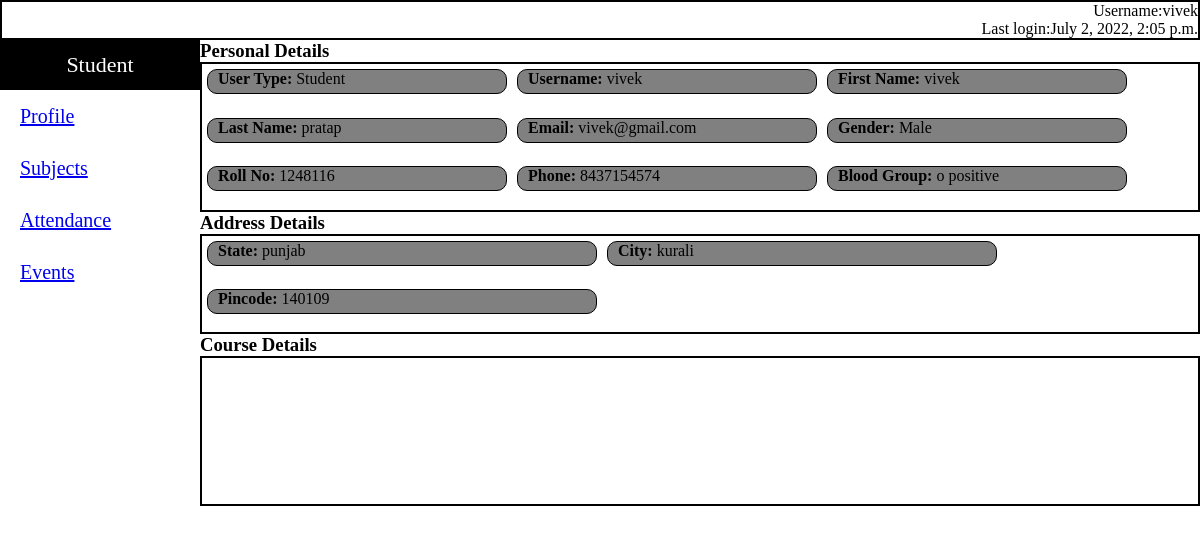
Before: /studentpath/details/1/ with the older database file.
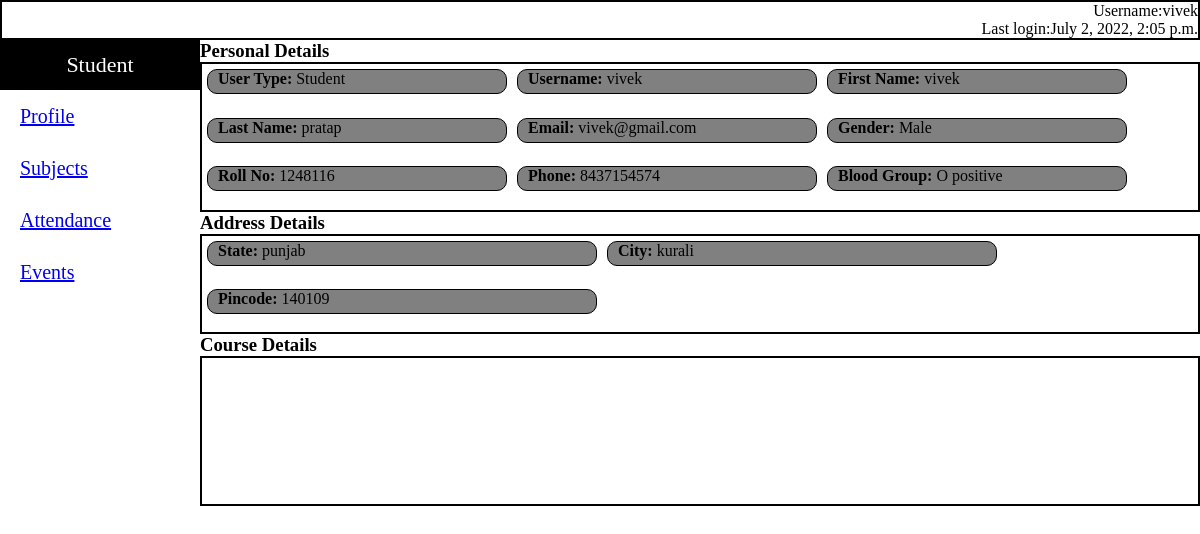
After: the same page with the newer database file.
### Student/models.py (models this page shows, shortened)
class Student(models.Model):
    user_type=models.OneToOneField(Customuser, on_delete=models.CASCADE, related_name='student')
    gender_choices = (
        ('Male', 'Male'),
        ('Female', 'Female'),
        ('Other','Other')
    )
    gender = models.CharField(max_length=6, choices=gender_choices)
    role_number=models.IntegerField()
    phone=models.IntegerField()
    blood_group=models.CharField(max_length=20)

### authenticate/models.py (models this page shows, shortened)
class Customuser(models.Model):
    user = models.OneToOneField(User, on_delete=models.CASCADE, related_name='customuser')
    user_choices = (
        ('Student', 'Student'),
        ('Faculty', 'Faculty'),
    )
    usertype= models.CharField(max_length=7, choices=user_choices)

### Student/views.py (the view)
# urls.py: path('details/<int:my_id>/',views.studentdetails,name='details'),
def studentdetails(request,my_id):
    details=Student.objects.get(pk=my_id)
    return render(request,'Student/details.html',{'data':details})

### Student/templates/Student/details.html (shortened to what this page needs)
{% extends 'Student/base.html' %}
{% load static %}
{% block css %}
   <link rel="stylesheet" type="text/css" href="{% static 'Student/css/details.css' %}"/>
{% endblock %}
{% block navbar %}
<div class="person">
   <div class="time">
       Username:{{data.user_type.user.username}}
   </div>
   <div class="time">
       Last login:{{data.user_type.user.last_login}}
   </div>
</div>
{% endblock %}
{% block content %}
        <h3>Personal Details</h3>
            <div class="user">
                <div class="item"><b>User Type:&nbsp;</b>{{data.user_type.usertype}}</div>
                <div class="item"><b>Username:&nbsp;</b>{{data.user_type.user.username}}</div>
                <div class="item"><b>First Name:&nbsp;</b>{{data.user_type.user.first_name}}</div>
                <div class="item"><b>Last Name:&nbsp;</b></b>{{data.user_type.user.last_name}}</div>
                <div class="item"><b>Email:&nbsp;</b>{{data.user_type.user.email}}</div>
                <div class="item"><b>Gender:&nbsp;</b>{{data.gender}}</div>
                <div class="item"><b>Roll No:&nbsp;</b>{{data.role_number}}</div>
                <div class="item"><b>Phone:&nbsp;</b>{{data.phone}}</div>
                <div class="item"><b>Blood Group:&nbsp;</b>{{data.blood_group}}</div>
            </div>
        <h3>Address Details</h3>
            <div class="address">
                {% for t in data.user_type.addresses.all %}
                <div class="pin"><b>State:&nbsp;</b>{{t.state}}</div>
                <div class="pin"><b>City:&nbsp;</b>{{t.city}}</div>
                <div class="pin"><b>Pincode:&nbsp;</b>{{t.pincode}}</div>
                {% endfor %}
            </div>
        <h3>Course Details</h3>
            <div class="study">
            </div>
{% endblock %}

Changed rows visible on the page:
changed Student "Male": blood_group "o positive" → "O positive"
